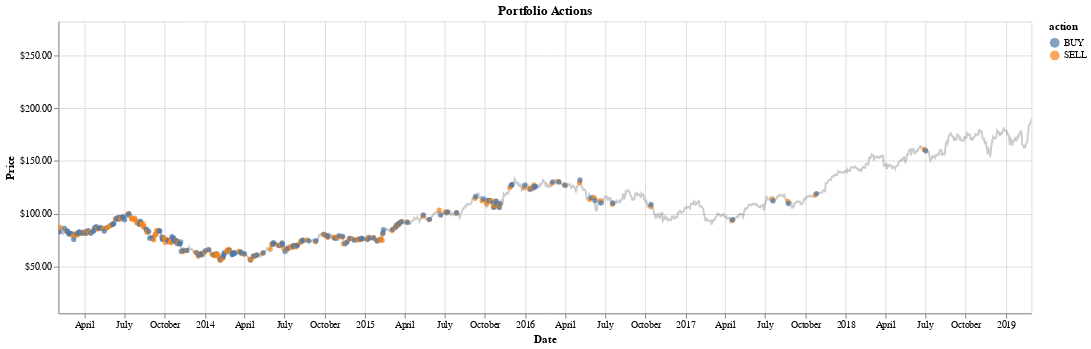

Notebook code cell kept with this figure:
### Code cell
chart = visualize(test_prices_plot, history)
chart

### Figure 1 — Vega-Lite specification as saved in the notebook (floating-point values rounded to 4 significant figures; data arrays with more than 128 entries replaced by an {"elided": "..."} marker saying what was removed)
{"$schema": "https://vega.github.io/schema/vega-lite/v2.6.0.json", "config": {"view": {"height": 300, "width": 400}}, "datasets": {"data-7f9fe229c8844ecd0b3ffaa9e6a7a01c": {"elided": "1529 records"}}, "height": 300, "layer": [{"data": {"name": "data-7f9fe229c8844ecd0b3ffaa9e6a7a01c"}, "encoding": {"x": {"field": "date", "type": "temporal"}, "y": {"axis": {"format": "$.2f", "title": "Price"}, "field": "position", "scale": {"clamp": true, "domain": [5.79, 282.1]}, "type": "quantitative"}}, "mark": {"color": "black", "opacity": 0.2, "type": "line"}, "selection": {"selector007": {"bind": "scales", "encodings": ["x"], "mark": {"fill": "#333", "fillOpacity": 0.125, "stroke": "white"}, "on": "[mousedown, window:mouseup] > window:mousemove!", "resolve": "global", "translate": "[mousedown, window:mouseup] > window:mousemove!", "type": "interval", "zoom": "wheel!"}}}, {"data": {"name": "data-7f9fe229c8844ecd0b3ffaa9e6a7a01c"}, "encoding": {"color": {"field": "action", "type": "nominal"}, "x": {"axis": {"title": "Date"}, "field": "date", "type": "temporal"}, "y": {"axis": {"format": "$.2f", "title": "Price"}, "field": "position", "scale": {"clamp": true, "domain": [5.79, 282.1]}, "type": "quantitative"}}, "mark": {"filled": true, "type": "point"}, "selection": {"selector008": {"bind": "scales", "encodings": ["x"], "mark": {"fill": "#333", "fillOpacity": 0.125, "stroke": "white"}, "on": "[mousedown, window:mouseup] > window:mousemove!", "resolve": "global", "translate": "[mousedown, window:mouseup] > window:mousemove!", "type": "interval", "zoom": "wheel!"}}, "transform": [{"filter": "(datum.action !== 'HOLD')"}]}], "title": "Portfolio Actions", "width": 1000}
